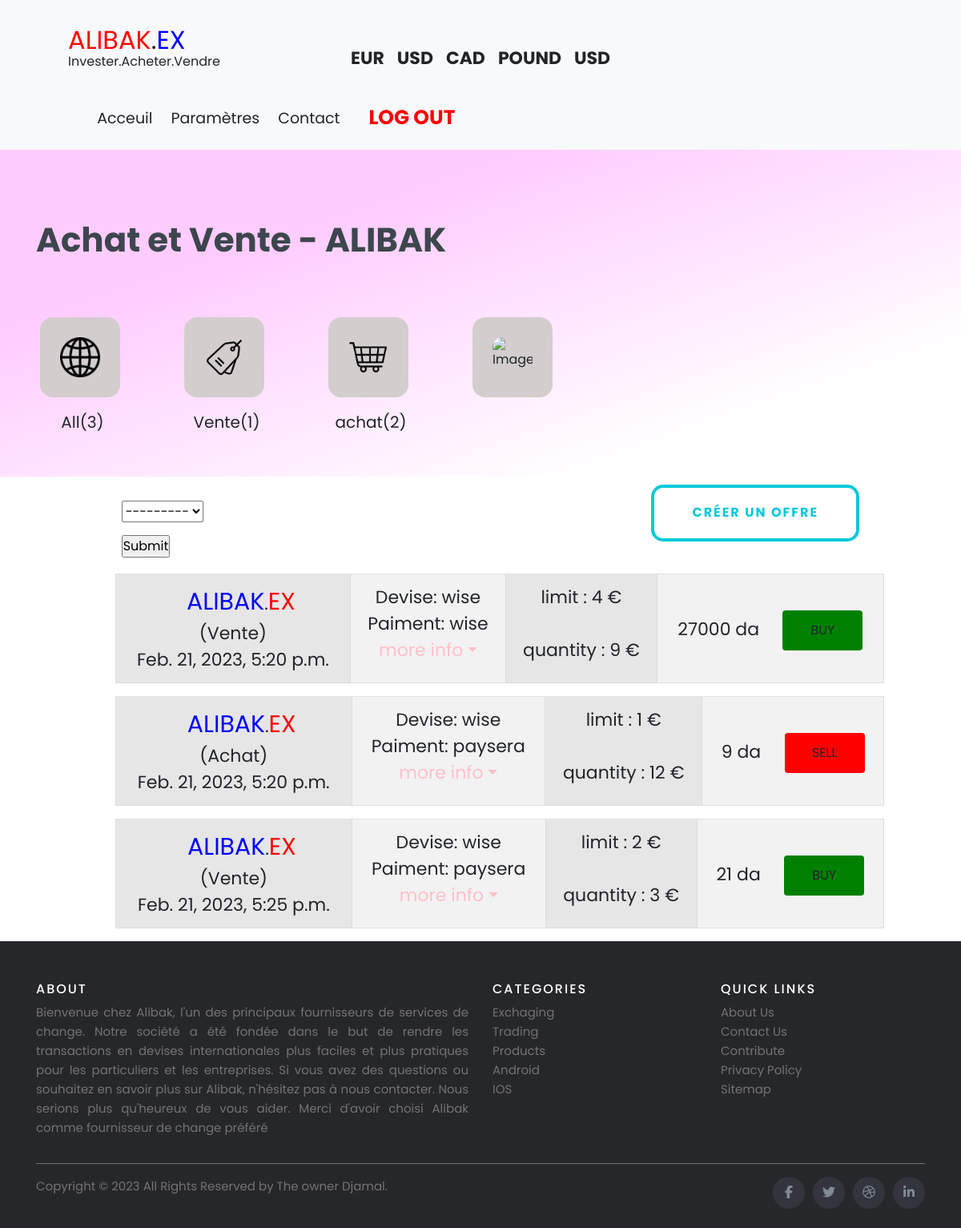
Screenshot of /OffersPage (signed in) with the database file from the repository.
### offers/models.py (models this page shows, shortened)
class offers(models.Model):
    STATUS = (
        ('Sell', 'Sell'),
        ('buy', 'buy')
    )
    Devise = (
        ('paysera', 'paysera'),
        ('wise', 'wise'),
        ('baridimob', 'baridimob')
    )
    customer = models.ForeignKey(Customer, null=True, on_delete=models.SET_NULL)
    title = models.CharField(max_length=20, blank=True)
    date = models.DateField(default=datetime.now)
    created_at = models.DateTimeField(default=datetime.now)
    start_time = models.TimeField(default=time(5))
    duration = models.IntegerField(default=1)
    approve = models.BooleanField(default=False)
    price = models.FloatField(null=True)
    quantity = models.FloatField(default=0)
    lowest = models.FloatField(default=0)
    description = models.CharField(max_length=200, null=True, blank=True)
    devise = models.CharField(max_length=200, null=True, choices=Devise)
    status = models.CharField(max_length=200, null=True, choices=STATUS)
    payment = models.CharField(max_length=200, null=True, choices=Devise)

### offers/decorators.py (the view)
        def wrapper_func(request, *args, **kwargs):
            group = None
            if request.user.groups.exists():
                group = request.user.groups.all()[0].name
            if group in allowed_roles:
                return view_func(request, *args, **kwargs)
            else:
                return HttpResponse("you are not authorized to view this page")

### offers/views.py (called while the page is built)
@login_required(login_url='login')
@allowed_users(allowed_roles=['customer'])
def ahmed(request):
    offer = offers.objects.all()
    offers_count = offer.filter(approve=True).count()
    offers_sell = offer.filter(status="Sell", approve="True").count()
    offers_buy = offer.filter(status="buy", approve="True").count()
    customer = request.user.customer
    myFilter = OfferFilter(request.GET, queryset=offer)
    offer = myFilter.qs
    context = {"offers": offers.objects.all(), "filter": myFilter, "offers": offer, "count": offers_count,
               "buy": offers_buy, "sell": offers_sell, "customer": customer}
    return render(request, "offers/offersPage.html", context)

### offers/templates/offers/offersPage.html (shortened to what this page needs)
{%  extends 'offers/main2.html' %}
{% load i18n %}
{% block content %}
{% load static %}
<link rel="stylesheet" href="https://cdn.jsdelivr.net/npm/bootstrap@4.4.1/dist/css/bootstrap.min.css">
<section id="flex-section" >
            <div class="container">
                    <div class="my-brand-name">
                        <h2 style="font-size: 42px;">Achat et Vente - ALIBAK</h2>
                    </div>
                    <br>
                    <div class="row159">
                      <div class="column159">
                        <figure class="image-container">
                            <img src="{% static 'images/global (1).png' %}" alt="Image">
                          </figure>
                          <p class="image-caption">All({{count}})</p>
                      </div>
                      <div class="column159">
                        <figure class="image-container">
                            <img src="{% static 'images/tag.png' %}" alt="Image">
                          </figure>
                          <p class="image-caption">Vente({{sell}})</p>
                      </div>
                      <div class="column159">
                        <figure class="image-container">
                            <img src="{% static 'images/cart.png' %}" alt="Image">
                          </figure>
                          <p class="image-caption">achat({{buy}})</p>
                      </div>
                      <div class="column159">
                        <figure class="image-container">
                            <img src="{% static 'images/coming-soon.png' %}" alt="Image">
                          </figure>
                      </div>
                    </div>
                    <br>
             </div>
        </section>
        <section class="bottom" style="width: 80%;">
    <div class="myflex">
                    <form method="get" style="margin-left:14%">
                        <p class=" s1"  style="margin-top: 30px; font-size: 25px;" ><p style="margin-left:12%">{{filter.form.status}}</p>
                        <input style="margin-left:12%;margin-bottom:3%;" type="submit" name="submit"></p>
                    </form>
            <div class="create" style="margin-bottom:-30px; margin-top:10px;">
                        {% if request.user.customer.approved %}
                        <p>{% trans hello %}</p>
                        <a href="{% url 'create_order' %}" class="btn buttonnn" style="background-color:rgb(26, 26, 255);">Créer un offre</a>
                {% else %} <a href="{% url 'auth' %}" style="text-decoration: none" class="c-button c-button--gooey"> Créer un offre</a>
                         {% endif %}
                </div>
            </div>
            {% for offer in offers %}
            {% if offer.approve %}
                       <table class="table  table-striped t1">
                                        <tr class="tr">
                                            <td class="td-1"> <font class="td-1-1 td-1-1-1" color="blue">ALIBAK</font>.<font class="td-1-1" color="red">EX</font> <br> {% if offer.status == "Sell" %} (Achat) {% elif offer.status == "buy" %} (Vente) {% endif %} <br>{{offer.created_at}} </td>
                                            <td class="td-2"> Devise: {{offer.devise}} <br> Paiment: {{offer.payment}} <br> <font color="pink" class="dropdown-toggle">more info</font> </td>
                                            <td class="td-3"> limit :  {{offer.lowest|floatformat:0}} {% if offer.devise != "baridimob" %} &euro; {% else %} da {% endif %} <br> <br> quantity : {{offer.quantity|floatformat:0}} {% if offer.devise != "baridimob" %} &euro; {% else %} da {% endif %}  </td>
                                            <td class="td-4"> <br> <p >{{offer.price|floatformat:0}} {% if offer.devise != "baridimob" %} da {% else %} &euro; {% endif %} &nbsp&nbsp&nbsp {% if offer.status == "Sell" %} <a href="{% url 'CustomerInfo' offer.id %}" class="btn buttonn" style="background-color:red;">{{offer.status}}</a> {% elif offer.status == "buy" %} <a href="{% url 'CustomerInfo' offer.id %}" class="btn buttonn" style="background-color:green;">{{offer.status}}</a></p> {%endif%} </td>
                                        </tr>
                        </table>
            {%endif%}
            {% endfor %}
        </section>
 {% endblock %}

### rows the page displays
offers: shows "(Vente)", created_at "Feb. 21, 2023, 5:20 p.m.", devise "wise", payment "wise", lowest "4", quantity "9", price "27000", shows "da", status "BUY"
offers: shows "(Achat)", created_at "Feb. 21, 2023, 5:20 p.m.", devise "wise", payment "paysera", lowest "1", quantity "12", price "9", shows "da", status "SELL"
offers: shows "(Vente)", created_at "Feb. 21, 2023, 5:25 p.m.", devise "wise", payment "paysera", lowest "2", quantity "3", price "21", shows "da", status "BUY"

### other values shown
{{ count }} "3"
{{ sell }} "1"
{{ buy }} "2"
